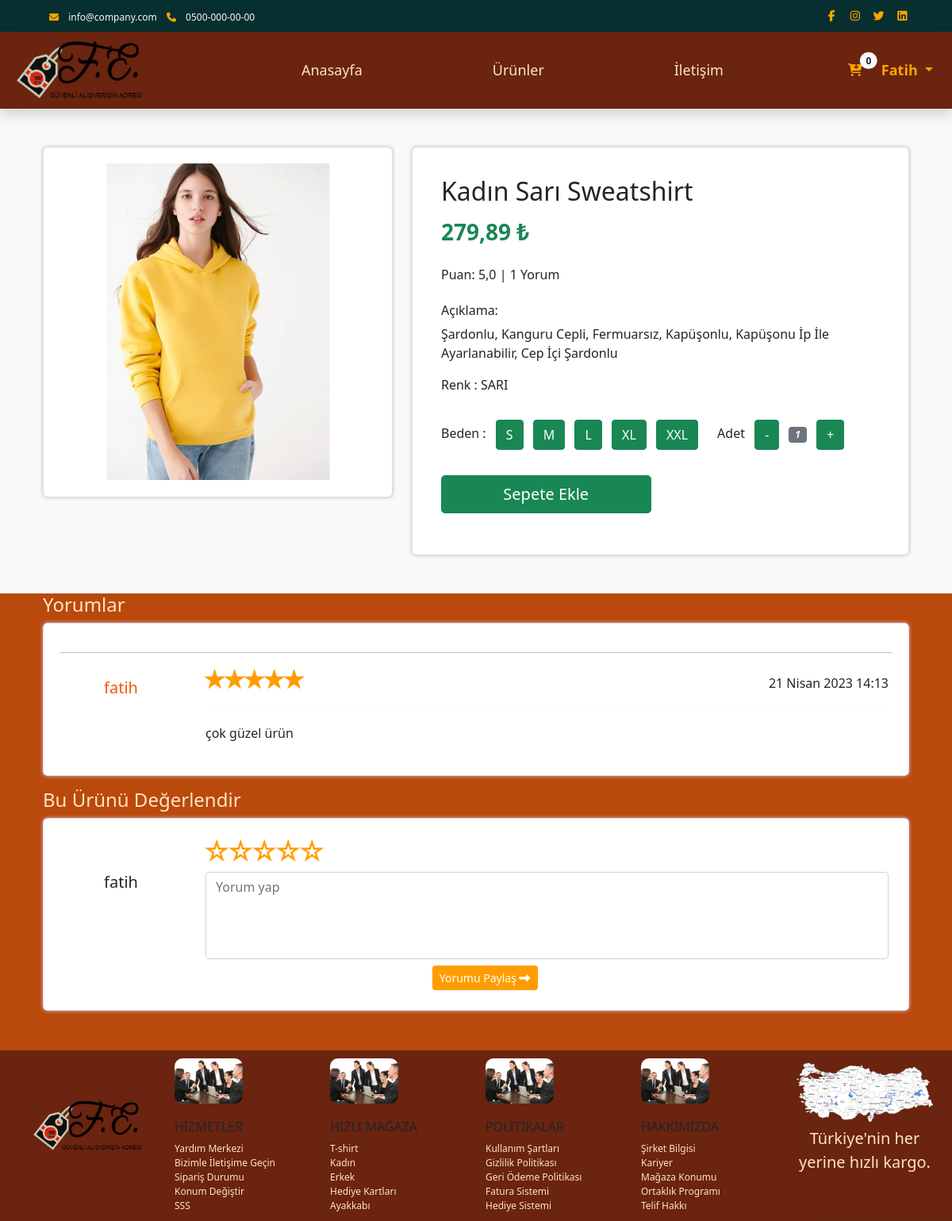
The page /urun-detay/kadn-sar-sweatshirt/ (signed in) on the database its author committed.
### appMy/models.py (models this page shows, shortened)
class UrunStok(models.Model):
    urun=models.ForeignKey(Urunler, verbose_name=("Ürün"), on_delete=models.CASCADE)
    beden_ayakkabi=models.ManyToManyField(BedenAyakkabi, verbose_name=("Ayakkabı beden ve stok"),blank=True)
    beden_kiyafet=models.ManyToManyField(BedenKiyafet, verbose_name=("Kıyafet beden ve stok"),blank=True)

class Urunler(models.Model):
    user=models.ForeignKey(User, verbose_name=("Kullanıcı"), on_delete=models.CASCADE)
    category=models.ForeignKey(Category, verbose_name=("Kategori"), on_delete=models.CASCADE)
    image=models.ImageField(("Resim"), upload_to="urun",null=True)
    title=models.CharField(("Başlık"), max_length=50)
    text=models.TextField(("Açıklama"),max_length=600)
    puan=models.FloatField(("Puan"),default=0)
    slug=models.SlugField(("Slug Title"),blank=True,null=True)

class BedenKiyafet(models.Model):
    urun=models.ForeignKey(Urunler, verbose_name=("Ürün"), on_delete=models.CASCADE)
    renk=models.ForeignKey(Renk, verbose_name=("Renk"), on_delete=models.CASCADE)
    fiyat=models.DecimalField(("Fiyat"), max_digits=50, decimal_places=2,default=0)
    stok=models.IntegerField(("Stok"), default=0)
    beden=models.ForeignKey(Beden2, verbose_name=("Beden"), on_delete=models.CASCADE, null=True)

class Renk(models.Model):
    title=models.CharField(("Renkler"), max_length=50)
    slug=models.SlugField(("Slug Renk"),blank=True)
    def __str__(self):
        return self.title

class Comment(models.Model):
    user=models.ForeignKey(User, verbose_name=("Kullanıcı"), on_delete=models.CASCADE)
    product=models.ForeignKey(Urunler, verbose_name=("Ürün"), on_delete=models.CASCADE)
    text=models.TextField(("Yorum"),max_length=2000)
    date_now=models.DateTimeField(("Tarih-Saat"), auto_now_add=True)
    star=models.IntegerField(("Yorum Puanı"),default=5)

### appMy/views.py (the view, shortened to what this page needs)
# urls.py: path('urun-detay/<slug>/',urunDetay,name='urunDetay'),
def urunDetay(request,slug):
    urun = get_object_or_404(UrunStok, urun__slug=slug)
    prdct=Urunler.objects.get(slug=slug)
    comments=Comment.objects.filter(product=prdct).order_by("-star")
    puan=0
    listprice=[]
    listsize=[]
    sizeprice=urun.beden_kiyafet.all()
    for i in range(len(sizeprice)):
        listprice.append(sizeprice[i].fiyat)
        listsize.append(sizeprice[i].beden.slug)
    context={
        "shopbasket":basketCount(request),
        "urun":urun,
        "listprice": listprice,
        "listsize": listsize,
        "comments":comments
    }
    return render(request,'urun-detay.html',context)

### appMy/templates/urun-detay.html (shortened to what this page needs)
{% extends 'base.html' %}
{% load static %}
{% block css %}
    <link rel="stylesheet" type="text/css" href="{% static 'css/slick.min.css' %}">
    <link rel="stylesheet" type="text/css" href="{% static 'css/slick-theme.css' %}">
{% endblock css %}
{% block body %}
    <section class="bg-light">
        <div class="container pb-5">
            <div class="row">
                <div class="col-lg-5 mt-5">
                    <div class="card mb-3">
                        <img class="card-img img-fluid" src="{{ urun.urun.image.url }}" alt="Card image cap" id="product-detail" style="height: 400px; object-fit: contain;">
                    </div>
                </div>
                <div class="col-lg-7 mt-5">
                    <div class="card">
                        <div class="card-body">
                            <h1 class="h2">{{ urun.urun.title }}</h1>
                            <p class="h3 py-2 text-success fw-bold" id="productprice">{{ urun.beden_kiyafet.first.fiyat }} ₺</p>
                            <p class="py-2">
                                <span class="list-inline-item text-dark">Puan: {{ urun.urun.puan }} | {{ comments|length }} Yorum</span>
                            </p>
                            <h6>Açıklama:</h6>
                            <p>{{ urun.urun.text }}</p>
                            <form name="formdetay" method="POST" id="formdetay">
                                <div class="row">
                                    <div class="col-auto w-100">
                                        <ul class="list-inline pb-3">
                                            <li class="list-inline-item">Renk : {{ urun.beden_kiyafet.first.renk }}
                                            </li>
                                        </ul>
                                    </div>
                                    <div class="col-auto">
                                        <ul class="list-inline pb-3">
                                            <li class="list-inline-item">Beden :</li>
                                            <li class="list-inline-item">
                                                <label for="sizeS" class="btn btn-success">S</label>
                                            </li>
                                            <li class="list-inline-item">
                                                <label for="sizeM" class="btn btn-success">M</label>
                                            </li>
                                            <li class="list-inline-item">
                                                <label for="sizeL" class="btn btn-success">L</label>
                                            </li>
                                            <li class="list-inline-item">
                                                <label for="sizeXL" class="btn btn-success">XL</label>
                                            </li>
                                            <li class="list-inline-item">
                                                <label for="sizeXXL" class="btn btn-success">XXL</label>
                                            </li>
                                        </ul>
                                    </div>
                                    <div class="col-auto">
                                        <ul class="list-inline pb-3">
                                            <li class="list-inline-item text-right">
                                                Adet
                                            </li>
                                            <li class="list-inline-item"><span class="btn btn-success" id="btn-minus">-</span></li>
                                            <li class="list-inline-item"><span class="badge bg-secondary" id="var-value">1</span></li>
                                            <li class="list-inline-item"><span class="btn btn-success" id="btn-plus">+</span></li>
                                        </ul>
                                    </div>
                                </div>
                                {% if request.user.is_authenticated %}
                                <div class="row pb-3">
                                    <div class="col d-grid">
                                        <button type="submit" class="btn btn-success btn-lg" name="submit" value="buy">Sepete Ekle</button>
                                    </div>
                                    <div class="col d-grid">
                                    </div>
                                </div>
                                {% endif %}
                            </form>
                        </div>
                    </div>
                </div>
            </div>
        </div>
    </section>
    <div class="container">
        <div class="row">
            <h4 class="title-comm">Yorumlar</h4>
            <div class="col-12">
                <div class="card">
                    {% for x in comments %}
                    <hr class="yorum">
                    <div class="row">
                        <div class="col-2 d-flex flex-column align-items-center">
                            <h5 class="pt-3 yorum-user">{{ x.user }}</h5>
                        </div>
                        <div class="col-10">
                            <div class="comment-box ml-2">
                                <div class="d-flex justify-content-between align-items-center">
                                    <div class="rating d-flex">
                                        {% for i in "54321"|make_list %}
                                            {% if i|add:"0" > x.star %}
                                            <div class="star">☆</div>
                                            {% else %}
                                            <div class="star-full">☆</div>
                                            {% endif %}
                                        {% endfor %}
                                    </div>
                                    <span>{{ x.date_now }}</span>
                                </div>
                                <hr>
                                <div class="comment-area ">
                                    <p>{{ x.text }}</p>
                                </div>
                            </div>
                        </div>
                    </div>
                    {% endfor %}
                </div>
            </div>
            {% if request.user.is_authenticated %}
            <h4 class="title-comm mt-3">Bu Ürünü Değerlendir</h4>
            <div class="col-12">
                <div class="card">
                    <div class="row">
                        <div class="col-2 d-flex flex-column align-items-center">
                            <h5 class="pt-5">{{ request.user }}</h5>
                        </div>
                        <div class="col-10">
                            <form method="POST" class="comment-box ml-2">
                                <div class="rating">
                                    <input type="radio" name="star" value="5" id="5"><label for="5">☆</label>
                                    <input type="radio" name="star" value="4" id="4"><label for="4">☆</label>
                                    <input type="radio" name="star" value="3" id="3"><label for="3">☆</label>
                                    <input type="radio" name="star" value="2" id="2"><label for="2">☆</label>
                                    <input type="radio" name="star" value="1" id="1"><label for="1">☆</label>
                                </div>
                                <div class="comment-area">
                                    <textarea class="form-control" name="text" placeholder="Yorum yap" rows="4"></textarea>
                                </div>
                                <div class="comment-btns mt-2">
                                    <div class="row">
                                        <div class="col-6">
                                            <div class="pull-right">
                                                <button type="submit" name="submit" value="comment" class="btn btn-success send btn-sm">Yorumu Paylaş <i
                                                        class="fa fa-long-arrow-right ml-1"></i></button>
                                            </div>
                                        </div>
                                    </div>
                                </div>
                            </form>
                        </div>
                    </div>
                </div>
            </div>
            {% endif %}
        </div>
    </div>
    {% endblock body %}

### appMy/templates/part/_header.html (shortened to what this page needs)
{% load static %}
<nav class="navbar navbar-expand-lg d-none d-lg-block header-top" id="templatemo_nav_top">
    <div class="container">
        <div class="w-100 d-flex justify-content-between">
            <div class="contact">
                <i class="fa fa-envelope mx-2"></i>
                <a class="navbar-sm-brand text-light text-decoration-none"
                    href="mailto:info@company.com">info@company.com</a>
                <i class="fa fa-phone mx-2"></i>
                <a class="navbar-sm-brand text-light text-decoration-none" href="tel:+9005000000000">0500-000-00-00</a>
            </div>
            <div class="social">
                <a class="text-light" href="https://fb.com/templatemo" target="_blank" rel="sponsored"><i
                        class="fab fa-facebook-f fa-sm fa-fw me-2"></i></a>
                <a class="text-light" href="https://www.instagram.com/" target="_blank"><i
                        class="fab fa-instagram fa-sm fa-fw me-2"></i></a>
                <a class="text-light" href="https://twitter.com/" target="_blank"><i
                        class="fab fa-twitter fa-sm fa-fw me-2"></i></a>
                <a class="text-light" href="https://www.linkedin.com/" target="_blank"><i
                        class="fab fa-linkedin fa-sm fa-fw"></i></a>
            </div>
        </div>
    </div>
</nav>
<nav class="navbar navbar-expand-lg shadow myheader">
    <div class="col-sm-2">
        <a href="{% url 'homePage' %}">
            <img class="w-100" src="{% static 'img/LOGO.png' %}" alt="">
        </a>
    </div>
    <div class="container d-flex justify-content-between align-items-center">
        <div class="align-self-center collapse navbar-collapse flex-fill  d-lg-flex justify-content-lg-between"
            id="templatemo_main_nav">
            <div class="flex-fill menu">
                <ul class="nav navbar-nav d-flex justify-content-evenly mx-lg-auto">
                    <li class="nav-item">
                        <a class="nav-link" href="{% url 'homePage' %}">Anasayfa</a>
                    </li>
                    <li class="nav-item">
                        <a class="nav-link" href="{% url 'urunler' %}">Ürünler</a>
                    </li>
                    <li class="nav-item">
                        <a class="nav-link" href="{% url 'iletisim' %}">İletişim</a>
                    </li>
                </ul>
            </div>
            <div class="navbar align-self-center d-flex" style="box-shadow: none;">
                {% if request.user.is_authenticated %}
                    <a class="nav-icon position-relative text-decoration-none" href="{% url 'ShopBasket' %}">
                        <i class="fa fa-fw fa-cart-arrow-down mr-1"></i>
                        <span
                            class="position-absolute top-0 left-100 translate-middle badge rounded-pill bg-light text-dark">{{ shopbasket|length }}</span>
                    </a>
                    <div class="dropdown ms-3 profile">
                        <a class="nav-icon position-relative text-decoration-none dropdown-toggle" href="#" role="button"
                            data-bs-toggle="dropdown" aria-expanded="false">
                        {{ request.user }}
                        </a>
                    </div>
                {% else %}
                    <a href="{% url 'loginUser' %}" class="btn login">Giriş</a>
                    <a href="{% url 'registerUser' %}" class="btn ms-2 login">Kaydol</a>
                {% endif %}
            </div>
        </div>
    </div>
</nav>

### rows shown on the page
UrunStok: urun.image (picture), urun "Kadın Sarı Sweatshirt", beden_kiyafet.first.fiyat "279,89", urun.puan "5,0", urun.text "Şardonlu, Kanguru Cepli, Fermuarsız, Kapüşonlu, Kapüşonu İp İle Ayarlanabilir, Cep İçi Şardonlu", beden_kiyafet.first.renk "SARI"
Comment: user "fatih", star 5 (drawn), date_now "21 Nisan 2023 14:13", text "çok güzel ürün"

### other values the page prints
{{ shopbasket|length }} "0"
{{ request.user }} "Fatih"
{{ comments|length }} "1"
{{ request.user }} "fatih"
